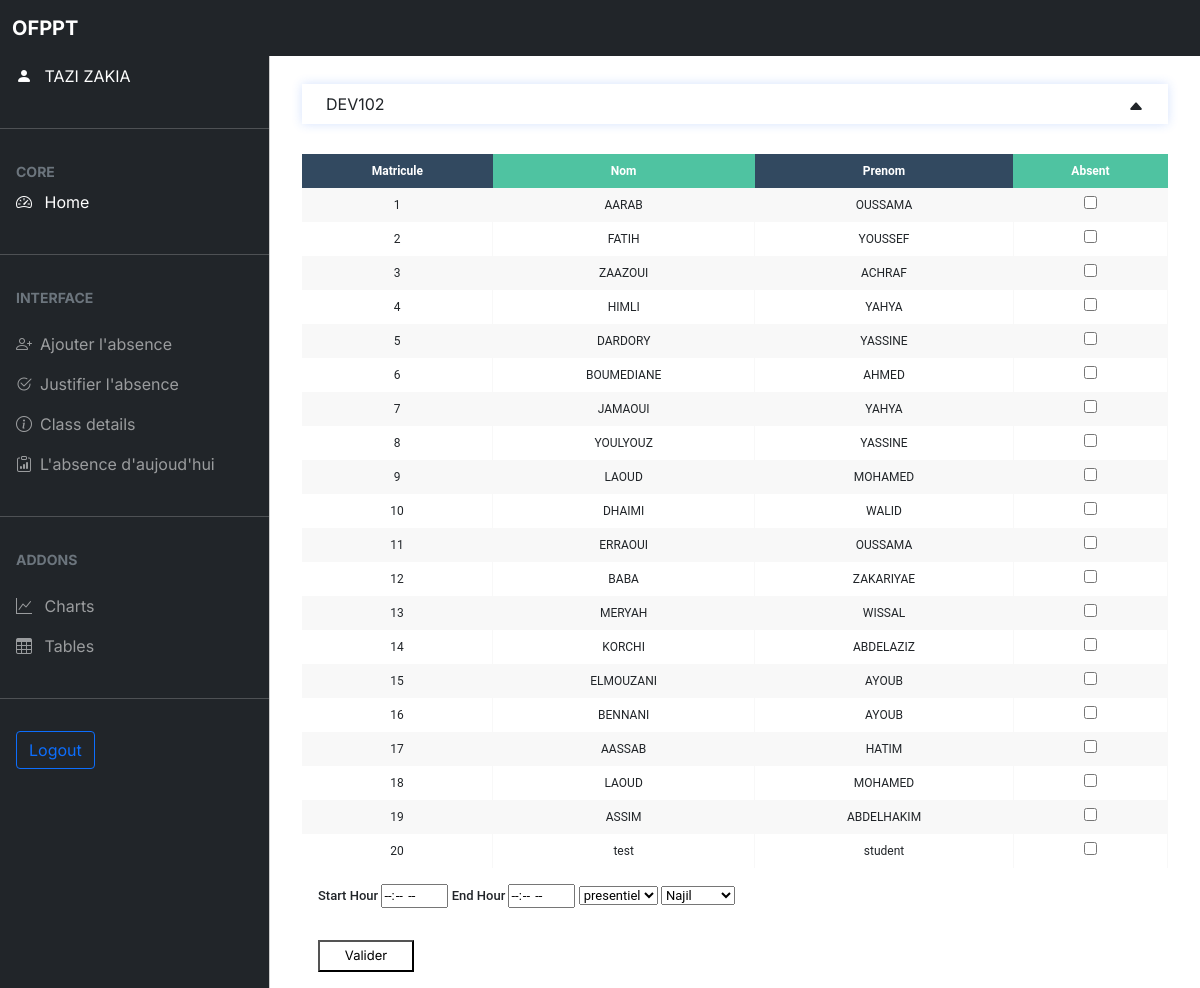
The app's page /ajoute_absence.php?nomFil=DEV102 (signed in) with its own data.
### tables this page shows
create table stagiaire(
	id_st INT PRIMARY KEY auto_increment NOT NULL,
    nom_st varchar(100) NOT NULL,
    prenom_st varchar(100) NOT NULL,
    code_fil INT NOT NULL,
    heure_absence_st int unsigned ,
    numero_parents varchar(50) NOT NULL,
    FOREIGN KEY (code_fil) REFERENCES filiere(code_fil)
    );

### includes/function.inc.php (the view, shortened to what this page needs)
<?php
function showStudents($conn, $nomFil)
{
    $sql = "SELECT id_st ,nom_st , prenom_st , heure_absence_st
                    FROM stagiaire as S , filiere as F
                    where F.code_fil = S.code_fil AND F.nom_fil = ? ;";
    $stmt = mysqli_stmt_init($conn);
    if (!mysqli_stmt_prepare($stmt, $sql)) {
        echo "statement Problem";
        exit();
    }
    mysqli_stmt_bind_param($stmt, "s", $nomFil);
    mysqli_stmt_execute($stmt);
    $result = mysqli_stmt_get_result($stmt);
    return $result;
}
function prof($conn, $nomFil)
{
    $sql =  "SELECT nom_tch,T.id_tch FROM teachers as T, filiere as F ,reltf as R
        where R.code_fil = F.code_fil
        and R.id_tch = T.id_tch and F.nom_fil = '$nomFil' ;";
    $result =  mysqli_query($conn, $sql);
    return $result;
}
function studentTable($conn, $nomFil)
{
    $resultProfs = prof($conn, $nomFil);
    $resultData = showStudents($conn, $nomFil);
    if (mysqli_num_rows($resultData) > 0) {
        echo "
            <section class='section_justif'>
            <table class='table_ajoute_stagiaire'>
            <tr>
                <th>Matricule</th>
                <th>Nom</th>
                <th>Prenom</th>
                <th>Absent</th>
            </tr>";
        while ($row = mysqli_fetch_assoc($resultData)) {
            $id = $row["id_st"];
            $nom = $row['nom_st'];
            $prenom = $row['prenom_st'];
            echo "
                <tr>
                    <td>$id</td>
                    <td><label for='$id'>$nom</label></td>
                    <td><label for='$id'>$prenom</label></td>
                    <td><input type='checkbox' id='$id' name='$id' value='$id' class='check'></td>
                </tr>";
        }
        echo "
         </table>
            <div class='table_hour'>
                <label for='start'>Start Hour </label>
                <input type='time' name='start' id='start' list='startList'required>
                <label for='end'>End Hour</label>
                <input type='time' name='end' id='end' list='endList'  required>
                <select name='seance'>
                    <option value='presentiel'>presentiel</option>
                    <option value='distanciel'>distanciel</option>
                </select>
                    <select name='prof'>
                ";
        while ($row = mysqli_fetch_assoc($resultProfs)) {
            $nom_tch = $row['nom_tch'];
            $id_tch = $row['id_tch'];
            echo "
                        <option value='$id_tch'>$nom_tch</option>
                    ";
        }
        echo "
                </select>
            </div>
        <div class='box_btn'>
            <button type='submit' name='ajab'>Valider</button>
        </div>
        </section>
        ";
    } else {
        echo "
            <section class='section_justif'>
                0 results
            </section>
                ";
    }
}

### css/style.css (style rules this page uses)
body, button { font-family: "Inter", sans-serif; }
:root { --offcanvas-width: 270px; --topNavbarHeight: 56px; }
@media (min-width: 992px) { body { overflow: auto !important; } }

### css/header_css.css (style rules this page uses)
.table_ajoute_stagiaire { border-radius: 5px; font-size: 12px; font-weight: normal; border: none; border-collapse: collapse; width: 100%; max-width: 100%; white-space: nowrap; background-color: white; }
.table_ajoute_stagiaire td, .table_ajoute_stagiaire th { text-align: center; padding: 8px; }
.table_ajoute_stagiaire td { border-right: 1px solid #f8f8f8; font-size: 12px; }
.table_ajoute_stagiaire th { color: #ffffff; background: #4FC3A1; }
.table_ajoute_stagiaire th:nth-child(odd) { color: #ffffff; background: #324960; }
.table_ajoute_stagiaire tr:nth-child(even) { background: #F8F8F8; }
.table_hour { padding: 1rem; font-weight: 500; }
.box_btn { padding: 1rem; display: flex; }
.box_btn button { width: 6rem; height: 2rem; background: none; }
section { font: 13px/1.5 "Roboto", sans-serif; padding: 50px; }
.section_justif { padding: 0 2rem; }

### records on screen
stagiaire: id_st "1", nom_st "AARAB", prenom_st "OUSSAMA"
stagiaire: id_st "2", nom_st "FATIH", prenom_st "YOUSSEF"
stagiaire: id_st "3", nom_st "ZAAZOUI", prenom_st "ACHRAF"
stagiaire: id_st "4", nom_st "HIMLI", prenom_st "YAHYA"
stagiaire: id_st "5", nom_st "DARDORY", prenom_st "YASSINE"
stagiaire: id_st "6", nom_st "BOUMEDIANE", prenom_st "AHMED"
stagiaire: id_st "7", nom_st "JAMAOUI", prenom_st "YAHYA"
stagiaire: id_st "8", nom_st "YOULYOUZ", prenom_st "YASSINE"
stagiaire: id_st "9", nom_st "LAOUD", prenom_st "MOHAMED"
stagiaire: id_st "10", nom_st "DHAIMI", prenom_st "WALID"
stagiaire: id_st "11", nom_st "ERRAOUI", prenom_st "OUSSAMA"
stagiaire: id_st "12", nom_st "BABA", prenom_st "ZAKARIYAE"
stagiaire: id_st "13", nom_st "MERYAH", prenom_st "WISSAL"
stagiaire: id_st "14", nom_st "KORCHI", prenom_st "ABDELAZIZ"
stagiaire: id_st "15", nom_st "ELMOUZANI", prenom_st "AYOUB"
stagiaire: id_st "16", nom_st "BENNANI", prenom_st "AYOUB"
stagiaire: id_st "17", nom_st "AASSAB", prenom_st "HATIM"
stagiaire: id_st "18", nom_st "LAOUD", prenom_st "MOHAMED"
stagiaire: id_st "19", nom_st "ASSIM", prenom_st "ABDELHAKIM"
stagiaire: id_st "20", nom_st "test", prenom_st "student"

### other values on screen
$_SESSION['prenom'] "TAZI"
$_SESSION['nom'] "ZAKIA"
$nomFil "DEV102"
form field prof "Najil"
